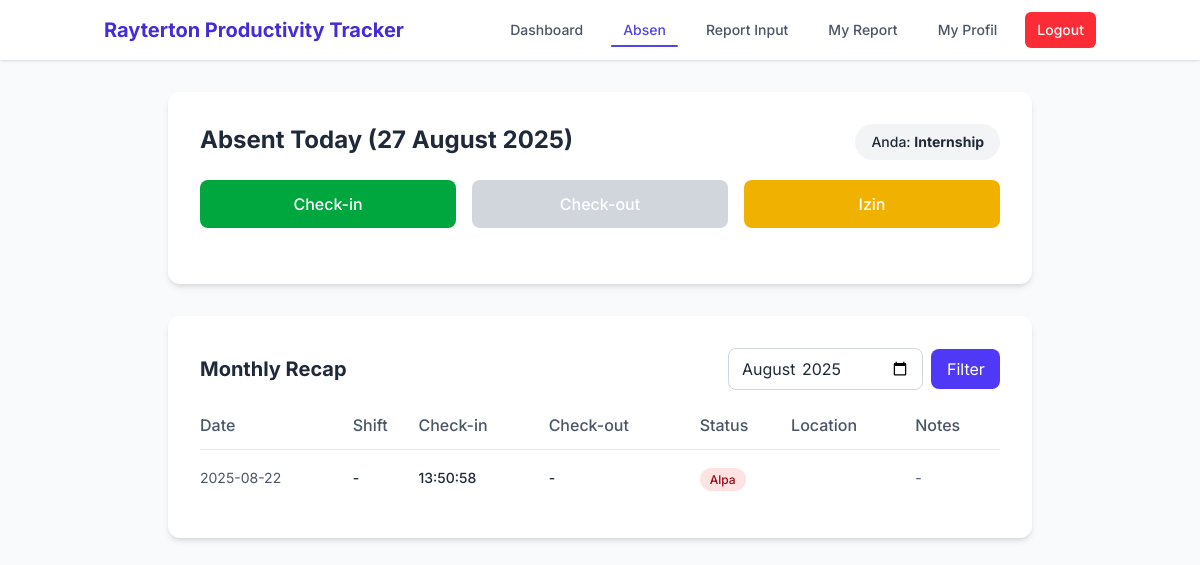
Screenshot of /attendance.php (signed in) with the database file from the repository.
### tables this page shows
CREATE TABLE `attendance` (
  `attendance_id` int(11) NOT NULL,
  `user_id` int(11) NOT NULL,
  `date` date NOT NULL,
  `check_in` time DEFAULT NULL,
  `check_out` time DEFAULT NULL,
  `status` enum('Hadir','Telat','Izin','Sakit','Alpa') DEFAULT 'Alpa',
  `location` varchar(100) NOT NULL,
  `shift` enum('Pagi','Siang') DEFAULT NULL,
  `notes` text DEFAULT NULL,
  `created_at` timestamp NOT NULL DEFAULT current_timestamp()
);

### public/attendance.php (the view, shortened to what this page needs)
<?php
require_once __DIR__ . '/../lib/db.php';
$user_id = $_SESSION['user']['user_id'];
$today = date('Y-m-d');
$stmt = $pdo->prepare("SELECT position FROM employees WHERE user_id = ?");
$stmt->execute([$user_id]);
$employee = $stmt->fetch();
$isIntern = false;
if ($employee) {
  $position = strtolower(trim($employee['position']));
  $isIntern = in_array($position, ['internship', 'intern', 'magang']);
}
$stmt = $pdo->prepare("SELECT * FROM attendance WHERE user_id = ? AND date = ?");
$stmt->execute([$user_id, $today]);
$attendance = $stmt->fetch();
$month = $_GET['month'] ?? date('Y-m');
$start = $month . "-01";
$end = date('Y-m-t', strtotime($start));
$stmt = $pdo->prepare("SELECT date, check_in, check_out, status, location, notes, shift
                      FROM attendance
                      WHERE user_id = ? AND date BETWEEN ? AND ?
                      ORDER BY date DESC");
$stmt->execute([$user_id, $start, $end]);
$monthly = $stmt->fetchAll();
include __DIR__ . '/header.php';
?>
<!DOCTYPE html>
<html lang="en">
<head>
  <link rel="stylesheet" href="css/output.css">
</head>
<body>
  <div class="max-w-4xl mx-auto px-4 py-8 space-y-8">
    <div class="bg-white rounded-xl shadow-md overflow-hidden">
      <div class="p-6 md:p-8">
        <div class="flex justify-between">
          <h1 class="text-2xl font-bold text-gray-800 mb-6">Absent Today (<?= date('d F Y') ?>)</h1>
          <div class="mb-4 text-center">
            <span class="inline-block px-4 py-2 bg-gray-100 text-gray-800 text-sm font-medium rounded-full">
              Anda:
              <strong><?= $isIntern ? 'Internship' : 'Full-time Employee' ?></strong>
            </span>
          </div>
        </div>
        <div class="grid grid-cols-1 sm:grid-cols-3 gap-4 mb-6">
          <button
            type="button"
            id="btnCheckIn"
            data-can-checkin="<?= !($attendance && ($attendance['check_in'] || $attendance['status'] === 'Izin')) ? 'true' : 'false' ?>"
            class="w-full py-3 px-4
            <?= ($attendance && ($attendance['check_in'] || $attendance['status'] === 'Izin'))
              ? 'bg-gray-300 cursor-not-allowed'
              : 'bg-green-600 hover:bg-green-700' ?>
            text-white font-medium rounded-lg transition"
            <?= ($attendance && ($attendance['check_in'] || $attendance['status'] === 'Izin')) ? 'disabled' : '' ?>>
            <?= $attendance && $attendance['check_in']
              ? 'Sudah Check-in (' . $attendance['check_in'] . ')'
              : ($attendance && $attendance['status'] === 'Izin' ? 'Sudah Izin' : 'Check-in') ?>
          </button>
          <form method="post" class="flex-1">
            <button type="submit" name="check_out"
              class="w-full py-3 px-4 <?= !$attendance || !$attendance['check_in'] || $attendance['check_out'] ? 'bg-gray-300 cursor-not-allowed' : 'bg-blue-600 hover:bg-blue-700' ?>
                  text-white font-medium rounded-lg transition"
              <?= !$attendance || !$attendance['check_in'] || $attendance['check_out'] ? 'disabled' : '' ?>>
              <?= $attendance && $attendance['check_out'] ? 'Sudah Check-out (' . $attendance['check_out'] . ')' : 'Check-out' ?>
            </button>
          </form>
          <button id="btnIzin" type="button"
            class="flex-1 w-full py-3 px-4 <?=
                                            ($attendance && $attendance['check_in'])
                                              ? 'bg-gray-300 cursor-not-allowed'
                                              : 'bg-yellow-500 hover:bg-yellow-600' ?>
                text-white font-medium rounded-lg transition"
            <?= ($attendance && $attendance['check_in']) ? 'disabled' : '' ?>>
            <?= ($attendance && $attendance['check_in']) ? 'Sudah Check-in' : 'Izin' ?>
          </button>
        </div>
      </div>
    </div>
    <div class="bg-white rounded-xl shadow-md overflow-hidden">
      <div class="p-6 md:p-8">
        <div class="flex flex-col sm:flex-row sm:items-center sm:justify-between gap-4 mb-6">
          <h2 class="text-xl font-bold text-gray-800">Monthly Recap</h2>
          <form class="flex flex-col sm:flex-row items-center gap-2">
            <input type="month" name="month" value="<?= htmlspecialchars($month) ?>"
              class="px-3 py-2 border w-full border-gray-300 rounded-lg focus:ring-2 focus:ring-indigo-500 focus:border-indigo-500 transition">
            <button type="submit" class="w-full sm:w-[69px] px-4 py-2 bg-indigo-600 text-white rounded-lg hover:bg-indigo-700 transition">
              Filter
            </button>
          </form>
        </div>
        <div class="overflow-x-auto">
          <table class="w-full">
            <thead>
              <tr class="text-left border-b border-gray-200">
                <th class="text-sm sm:text-[16px] pb-3 font-medium text-gray-600">Date</th>
                <th class="text-sm sm:text-[16px] pb-3 font-medium text-gray-600">Shift</th>
                <th class="text-sm sm:text-[16px] pb-3 font-medium text-gray-600">Check-in</th>
                <th class="text-sm sm:text-[16px] pb-3 font-medium text-gray-600">Check-out</th>
                <th class="text-sm sm:text-[16px] pb-3 font-medium text-gray-600">Status</th>
                <th class="text-sm sm:text-[16px] pb-3 font-medium text-gray-600">Location</th>
                <th class="text-sm sm:text-[16px] pb-3 font-medium text-gray-600">Notes</th>
              </tr>
            </thead>
            <tbody class="divide-y divide-gray-100">
              <?php foreach ($monthly as $record): ?>
                <tr class="hover:bg-gray-50 transition">
                  <td class="py-4 whitespace-nowrap text-sm text-gray-600">
                    <?= htmlspecialchars($record['date']) ?>
                  </td>
                  <td class="py-4 whitespace-nowrap text-sm font-medium">
                    <?= htmlspecialchars($record['shift'] ?? '-') ?>
                  </td>
                  <td class="py-4 whitespace-nowrap text-sm font-medium">
                    <?= $record['check_in'] ?? '-' ?>
                  </td>
                  <td class="py-4 whitespace-nowrap text-sm font-medium">
                    <?= $record['check_out'] ?? '-' ?>
                  </td>
                  <td class="py-4 whitespace-nowrap">
                    <span class="px-2.5 py-1 rounded-full text-xs font-medium
                    <?= $record['status'] === 'Hadir' ? 'bg-green-100 text-green-800' : ($record['status'] === 'Telat' ? 'bg-yellow-100 text-yellow-800' : ($record['status'] === 'Izin' ? 'bg-blue-100 text-blue-800' : 'bg-red-100 text-red-800')) ?>">
                      <?= htmlspecialchars($record['status']) ?>
                    </span>
                  </td>
                  <td class="py-4 whitespace-nowrap text-sm font-medium">
                  </td>
                  <td class="py-4 whitespace-nowrap text-sm text-gray-600">
                    <?= htmlspecialchars($record['notes'] ?? '-') ?>
                  </td>
                </tr>
              <?php endforeach; ?>
            </tbody>
          </table>
        </div>
      </div>
    </div>
  </div>
</body>
</html>
<?php include __DIR__ . '/footer.php'; ?>

### public/header.php (style rules this page uses)
body { font-family: 'Inter', sans-serif; }

### rows the page displays
attendance: date "2025-08-22", shift "-", check_in "13:50:58", check_out "-", status "Alpa", notes "-"
